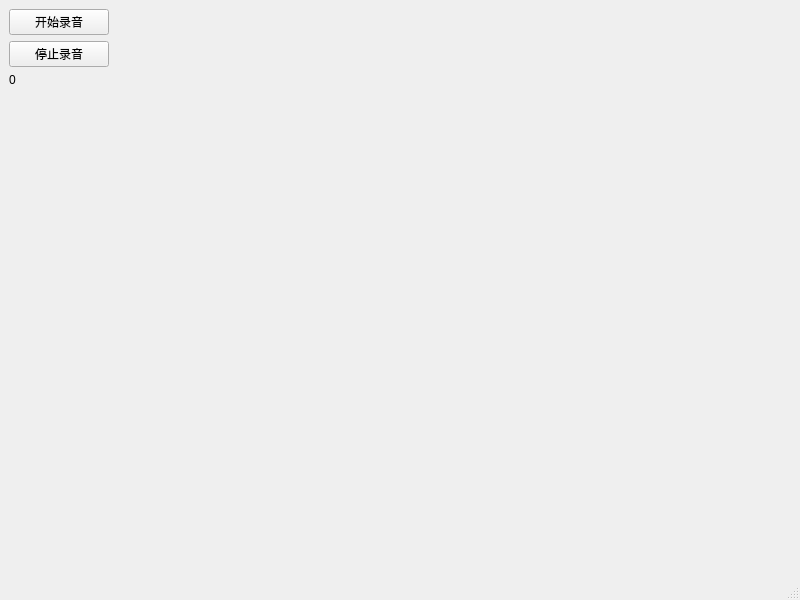
<?xml version="1.0" encoding="UTF-8"?>
<ui version="4.0">
 <class>MainWindow</class>
 <widget class="QMainWindow" name="MainWindow">
  <property name="geometry">
   <rect>
    <x>0</x>
    <y>0</y>
    <width>800</width>
    <height>600</height>
   </rect>
  </property>
  <property name="windowTitle">
   <string>MainWindow</string>
  </property>
  <widget class="QWidget" name="centralwidget">
   <layout class="QVBoxLayout" name="verticalLayout">
    <item>
     <widget class="QPushButton" name="pushButton">
      <property name="maximumSize">
       <size>
        <width>100</width>
        <height>16777215</height>
       </size>
      </property>
      <property name="text">
       <string>开始录音</string>
      </property>
     </widget>
    </item>
    <item>
     <widget class="QPushButton" name="pushButton_2">
      <property name="maximumSize">
       <size>
        <width>100</width>
        <height>16777215</height>
       </size>
      </property>
      <property name="text">
       <string>停止录音</string>
      </property>
     </widget>
    </item>
    <item>
     <widget class="QLabel" name="LabTime">
      <property name="text">
       <string>0</string>
      </property>
     </widget>
    </item>
    <item>
     <spacer name="verticalSpacer">
      <property name="orientation">
       <enum>Qt::Vertical</enum>
      </property>
      <property name="sizeHint" stdset="0">
       <size>
        <width>20</width>
        <height>40</height>
       </size>
      </property>
     </spacer>
    </item>
   </layout>
  </widget>
  <widget class="QMenuBar" name="menubar">
   <property name="geometry">
    <rect>
     <x>0</x>
     <y>0</y>
     <width>800</width>
     <height>23</height>
    </rect>
   </property>
  </widget>
  <widget class="QStatusBar" name="statusbar"/>
 </widget>
 <resources/>
 <connections/>
</ui>
